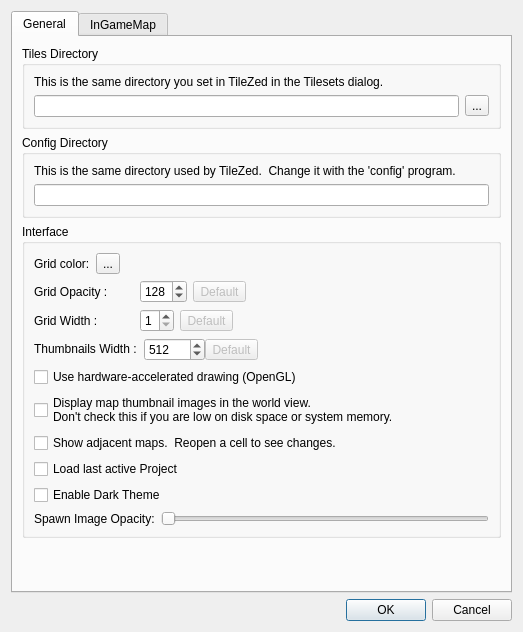
<?xml version="1.0" encoding="UTF-8"?>
<ui version="4.0">
 <class>PreferencesDialog</class>
 <widget class="QDialog" name="PreferencesDialog">
  <property name="geometry">
   <rect>
    <x>0</x>
    <y>0</y>
    <width>523</width>
    <height>632</height>
   </rect>
  </property>
  <property name="windowTitle">
   <string>Preferences</string>
  </property>
  <layout class="QGridLayout" name="gridLayout">
   <item row="1" column="0">
    <widget class="QDialogButtonBox" name="buttonBox">
     <property name="orientation">
      <enum>Qt::Horizontal</enum>
     </property>
     <property name="standardButtons">
      <set>QDialogButtonBox::Cancel|QDialogButtonBox::Ok</set>
     </property>
    </widget>
   </item>
   <item row="0" column="0">
    <widget class="QTabWidget" name="tabWidget">
     <property name="enabled">
      <bool>true</bool>
     </property>
     <property name="currentIndex">
      <number>0</number>
     </property>
     <widget class="QWidget" name="tabGeneral">
      <attribute name="title">
       <string>General</string>
      </attribute>
      <layout class="QGridLayout" name="gridLayout_2">
       <item row="2" column="0">
        <widget class="QGroupBox" name="groupBox_3">
         <property name="title">
          <string>Interface</string>
         </property>
         <layout class="QVBoxLayout" name="verticalLayout_5">
          <item>
           <widget class="QWidget" name="widget" native="true">
            <layout class="QHBoxLayout" name="horizontalLayout_2">
             <property name="leftMargin">
              <number>0</number>
             </property>
             <property name="topMargin">
              <number>0</number>
             </property>
             <property name="rightMargin">
              <number>0</number>
             </property>
             <property name="bottomMargin">
              <number>0</number>
             </property>
             <item>
              <widget class="QLabel" name="label">
               <property name="text">
                <string>Grid color:</string>
               </property>
              </widget>
             </item>
             <item>
              <widget class="Tiled::Internal::ColorButton" name="gridColor">
               <property name="text">
                <string>...</string>
               </property>
              </widget>
             </item>
             <item>
              <spacer name="horizontalSpacer_2">
               <property name="orientation">
                <enum>Qt::Horizontal</enum>
               </property>
               <property name="sizeHint" stdset="0">
                <size>
                 <width>40</width>
                 <height>20</height>
                </size>
               </property>
              </spacer>
             </item>
            </layout>
           </widget>
          </item>
          <item>
           <layout class="QHBoxLayout" name="horizontalLayout_12">
            <property name="topMargin">
             <number>0</number>
            </property>
            <item>
             <widget class="QLabel" name="label_12">
              <property name="text">
               <string>Grid Opacity :        </string>
              </property>
             </widget>
            </item>
            <item>
             <widget class="QSpinBox" name="gridOpacity">
              <property name="maximum">
               <number>255</number>
              </property>
              <property name="value">
               <number>128</number>
              </property>
             </widget>
            </item>
            <item>
             <widget class="QToolButton" name="btn_GridOpacityDefault">
              <property name="enabled">
               <bool>false</bool>
              </property>
              <property name="text">
               <string>Default</string>
              </property>
             </widget>
            </item>
            <item>
             <spacer name="horizontalSpacer_3">
              <property name="orientation">
               <enum>Qt::Horizontal</enum>
              </property>
              <property name="sizeHint" stdset="0">
               <size>
                <width>40</width>
                <height>20</height>
               </size>
              </property>
             </spacer>
            </item>
           </layout>
          </item>
          <item>
           <layout class="QHBoxLayout" name="horizontalLayout_13">
            <property name="topMargin">
             <number>0</number>
            </property>
            <item>
             <widget class="QLabel" name="label_13">
              <property name="text">
               <string>Grid Width :           </string>
              </property>
             </widget>
            </item>
            <item>
             <widget class="QSpinBox" name="gridWidth">
              <property name="sizePolicy">
               <sizepolicy hsizetype="Fixed" vsizetype="Fixed">
                <horstretch>0</horstretch>
                <verstretch>0</verstretch>
               </sizepolicy>
              </property>
              <property name="minimum">
               <number>1</number>
              </property>
              <property name="maximum">
               <number>6</number>
              </property>
             </widget>
            </item>
            <item>
             <widget class="QToolButton" name="btn_GridWidthDefault">
              <property name="enabled">
               <bool>false</bool>
              </property>
              <property name="text">
               <string>Default</string>
              </property>
             </widget>
            </item>
            <item>
             <spacer name="horizontalSpacer_4">
              <property name="orientation">
               <enum>Qt::Horizontal</enum>
              </property>
              <property name="sizeHint" stdset="0">
               <size>
                <width>40</width>
                <height>20</height>
               </size>
              </property>
             </spacer>
            </item>
           </layout>
          </item>
          <item>
           <layout class="QHBoxLayout" name="horizontalLayout_11">
            <property name="spacing">
             <number>0</number>
            </property>
            <property name="sizeConstraint">
             <enum>QLayout::SetDefaultConstraint</enum>
            </property>
            <property name="topMargin">
             <number>0</number>
            </property>
            <item>
             <widget class="QLabel" name="label_11">
              <property name="sizePolicy">
               <sizepolicy hsizetype="Fixed" vsizetype="Fixed">
                <horstretch>0</horstretch>
                <verstretch>0</verstretch>
               </sizepolicy>
              </property>
              <property name="text">
               <string>Thumbnails Width :  </string>
              </property>
             </widget>
            </item>
            <item>
             <widget class="QSpinBox" name="thumbWidth">
              <property name="sizePolicy">
               <sizepolicy hsizetype="Fixed" vsizetype="Fixed">
                <horstretch>0</horstretch>
                <verstretch>0</verstretch>
               </sizepolicy>
              </property>
              <property name="minimum">
               <number>64</number>
              </property>
              <property name="maximum">
               <number>16384</number>
              </property>
              <property name="singleStep">
               <number>64</number>
              </property>
              <property name="value">
               <number>512</number>
              </property>
             </widget>
            </item>
            <item>
             <widget class="QToolButton" name="btn_ThumbDefault">
              <property name="enabled">
               <bool>false</bool>
              </property>
              <property name="text">
               <string>Default</string>
              </property>
             </widget>
            </item>
            <item>
             <spacer name="horizontalSpacer">
              <property name="orientation">
               <enum>Qt::Horizontal</enum>
              </property>
              <property name="sizeHint" stdset="0">
               <size>
                <width>40</width>
                <height>20</height>
               </size>
              </property>
             </spacer>
            </item>
           </layout>
          </item>
          <item>
           <widget class="QCheckBox" name="openGL">
            <property name="text">
             <string>Use hardware-accelerated drawing (OpenGL)</string>
            </property>
           </widget>
          </item>
          <item>
           <widget class="QCheckBox" name="thumbnails">
            <property name="text">
             <string>Display map thumbnail images in the world view.
Don't check this if you are low on disk space or system memory.</string>
            </property>
           </widget>
          </item>
          <item>
           <widget class="QCheckBox" name="showAdjacent">
            <property name="text">
             <string>Show adjacent maps.  Reopen a cell to see changes.</string>
            </property>
           </widget>
          </item>
          <item>
           <widget class="QCheckBox" name="LoadLastActiv">
            <property name="text">
             <string>Load last active Project</string>
            </property>
           </widget>
          </item>
          <item>
           <widget class="QCheckBox" name="enableDarkTheme">
            <property name="text">
             <string>Enable Dark Theme</string>
            </property>
           </widget>
          </item>
          <item>
           <layout class="QHBoxLayout" name="horizontalLayout">
            <item>
             <widget class="QLabel" name="label_4">
              <property name="text">
               <string>Spawn Image Opacity:</string>
              </property>
             </widget>
            </item>
            <item>
             <widget class="QSlider" name="zombieSpawnImageOpacity">
              <property name="maximum">
               <number>100</number>
              </property>
              <property name="singleStep">
               <number>10</number>
              </property>
              <property name="orientation">
               <enum>Qt::Horizontal</enum>
              </property>
              <property name="tickInterval">
               <number>0</number>
              </property>
             </widget>
            </item>
           </layout>
          </item>
         </layout>
        </widget>
       </item>
       <item row="1" column="0">
        <widget class="QGroupBox" name="groupBox_4">
         <property name="title">
          <string>Config Directory</string>
         </property>
         <layout class="QVBoxLayout" name="verticalLayout_2">
          <item>
           <widget class="QLabel" name="label_3">
            <property name="text">
             <string>This is the same directory used by TileZed.  Change it with the 'config' program.</string>
            </property>
           </widget>
          </item>
          <item>
           <layout class="QHBoxLayout" name="horizontalLayout_4">
            <item>
             <widget class="QLineEdit" name="configDirectory">
              <property name="readOnly">
               <bool>true</bool>
              </property>
             </widget>
            </item>
           </layout>
          </item>
         </layout>
        </widget>
       </item>
       <item row="0" column="0">
        <widget class="QGroupBox" name="groupBox_2">
         <property name="title">
          <string>Tiles Directory</string>
         </property>
         <layout class="QVBoxLayout" name="verticalLayout">
          <item>
           <widget class="QLabel" name="label_2">
            <property name="text">
             <string>This is the same directory you set in TileZed in the Tilesets dialog.</string>
            </property>
           </widget>
          </item>
          <item>
           <layout class="QHBoxLayout" name="horizontalLayout_3">
            <item>
             <widget class="QLineEdit" name="tilesDirectory">
              <property name="readOnly">
               <bool>true</bool>
              </property>
             </widget>
            </item>
            <item>
             <widget class="QToolButton" name="browseTilesDirectory">
              <property name="text">
               <string>...</string>
              </property>
             </widget>
            </item>
           </layout>
          </item>
         </layout>
        </widget>
       </item>
       <item row="3" column="0">
        <spacer name="verticalSpacer">
         <property name="orientation">
          <enum>Qt::Vertical</enum>
         </property>
         <property name="sizeType">
          <enum>QSizePolicy::Expanding</enum>
         </property>
         <property name="sizeHint" stdset="0">
          <size>
           <width>20</width>
           <height>20</height>
          </size>
         </property>
        </spacer>
       </item>
      </layout>
     </widget>
     <widget class="QWidget" name="tab">
      <property name="enabled">
       <bool>true</bool>
      </property>
      <property name="cursor">
       <cursorShape>ArrowCursor</cursorShape>
      </property>
      <attribute name="title">
       <string>InGameMap</string>
      </attribute>
      <widget class="QWidget" name="verticalLayoutWidget">
       <property name="geometry">
        <rect>
         <x>10</x>
         <y>10</y>
         <width>481</width>
         <height>441</height>
        </rect>
       </property>
       <layout class="QVBoxLayout" name="verticalLayout_3">
        <item>
         <widget class="QGroupBox" name="groupBox">
          <property name="enabled">
           <bool>true</bool>
          </property>
          <property name="title">
           <string>Highway Primary/Secondary/Tertiary</string>
          </property>
          <widget class="QWidget" name="horizontalLayoutWidget">
           <property name="geometry">
            <rect>
             <x>10</x>
             <y>20</y>
             <width>461</width>
             <height>41</height>
            </rect>
           </property>
           <layout class="QHBoxLayout" name="horizontalLayout_5">
            <item>
             <widget class="QLabel" name="label_5">
              <property name="text">
               <string>Threshold :</string>
              </property>
             </widget>
            </item>
            <item>
             <widget class="QSlider" name="hsThresholdHP">
              <property name="enabled">
               <bool>true</bool>
              </property>
              <property name="sizePolicy">
               <sizepolicy hsizetype="Preferred" vsizetype="Fixed">
                <horstretch>7</horstretch>
                <verstretch>0</verstretch>
               </sizepolicy>
              </property>
              <property name="minimum">
               <number>1</number>
              </property>
              <property name="maximum">
               <number>4000</number>
              </property>
              <property name="value">
               <number>10</number>
              </property>
              <property name="orientation">
               <enum>Qt::Horizontal</enum>
              </property>
              <property name="tickPosition">
               <enum>QSlider::TicksBelow</enum>
              </property>
              <property name="tickInterval">
               <number>100</number>
              </property>
             </widget>
            </item>
            <item>
             <widget class="QLabel" name="lblThresholdHP">
              <property name="sizePolicy">
               <sizepolicy hsizetype="Preferred" vsizetype="Preferred">
                <horstretch>1</horstretch>
                <verstretch>0</verstretch>
               </sizepolicy>
              </property>
              <property name="text">
               <string>...</string>
              </property>
             </widget>
            </item>
           </layout>
          </widget>
          <widget class="QWidget" name="horizontalLayoutWidget_2">
           <property name="geometry">
            <rect>
             <x>10</x>
             <y>60</y>
             <width>461</width>
             <height>41</height>
            </rect>
           </property>
           <layout class="QHBoxLayout" name="horizontalLayout_6">
            <item>
             <widget class="QLabel" name="label_6">
              <property name="text">
               <string>Size          :</string>
              </property>
             </widget>
            </item>
            <item>
             <widget class="QSlider" name="hsSizeHP">
              <property name="sizePolicy">
               <sizepolicy hsizetype="Preferred" vsizetype="Fixed">
                <horstretch>7</horstretch>
                <verstretch>0</verstretch>
               </sizepolicy>
              </property>
              <property name="minimum">
               <number>1</number>
              </property>
              <property name="maximum">
               <number>100</number>
              </property>
              <property name="value">
               <number>2</number>
              </property>
              <property name="sliderPosition">
               <number>2</number>
              </property>
              <property name="orientation">
               <enum>Qt::Horizontal</enum>
              </property>
              <property name="tickPosition">
               <enum>QSlider::TicksBelow</enum>
              </property>
              <property name="tickInterval">
               <number>2</number>
              </property>
             </widget>
            </item>
            <item>
             <widget class="QLabel" name="lblSizeHP">
              <property name="sizePolicy">
               <sizepolicy hsizetype="Preferred" vsizetype="Preferred">
                <horstretch>1</horstretch>
                <verstretch>0</verstretch>
               </sizepolicy>
              </property>
              <property name="text">
               <string>...</string>
              </property>
             </widget>
            </item>
           </layout>
          </widget>
         </widget>
        </item>
        <item>
         <widget class="QGroupBox" name="groupBox_5">
          <property name="title">
           <string>Highway Trail</string>
          </property>
          <widget class="QWidget" name="horizontalLayoutWidget_3">
           <property name="geometry">
            <rect>
             <x>10</x>
             <y>20</y>
             <width>461</width>
             <height>41</height>
            </rect>
           </property>
           <layout class="QHBoxLayout" name="horizontalLayout_7">
            <item>
             <widget class="QLabel" name="label_7">
              <property name="text">
               <string>Threshold :</string>
              </property>
             </widget>
            </item>
            <item>
             <widget class="QSlider" name="hsThresholdHT">
              <property name="enabled">
               <bool>true</bool>
              </property>
              <property name="sizePolicy">
               <sizepolicy hsizetype="Preferred" vsizetype="Fixed">
                <horstretch>7</horstretch>
                <verstretch>0</verstretch>
               </sizepolicy>
              </property>
              <property name="minimum">
               <number>1</number>
              </property>
              <property name="maximum">
               <number>4000</number>
              </property>
              <property name="value">
               <number>100</number>
              </property>
              <property name="orientation">
               <enum>Qt::Horizontal</enum>
              </property>
              <property name="tickPosition">
               <enum>QSlider::TicksBelow</enum>
              </property>
              <property name="tickInterval">
               <number>100</number>
              </property>
             </widget>
            </item>
            <item>
             <widget class="QLabel" name="lblThresholdHT">
              <property name="sizePolicy">
               <sizepolicy hsizetype="Preferred" vsizetype="Preferred">
                <horstretch>1</horstretch>
                <verstretch>0</verstretch>
               </sizepolicy>
              </property>
              <property name="text">
               <string>...</string>
              </property>
             </widget>
            </item>
           </layout>
          </widget>
          <widget class="QWidget" name="horizontalLayoutWidget_4">
           <property name="geometry">
            <rect>
             <x>10</x>
             <y>60</y>
             <width>461</width>
             <height>41</height>
            </rect>
           </property>
           <layout class="QHBoxLayout" name="horizontalLayout_8">
            <item>
             <widget class="QLabel" name="label_8">
              <property name="text">
               <string>Size          :</string>
              </property>
             </widget>
            </item>
            <item>
             <widget class="QSlider" name="hsSizeHT">
              <property name="sizePolicy">
               <sizepolicy hsizetype="Preferred" vsizetype="Fixed">
                <horstretch>7</horstretch>
                <verstretch>0</verstretch>
               </sizepolicy>
              </property>
              <property name="minimum">
               <number>1</number>
              </property>
              <property name="maximum">
               <number>100</number>
              </property>
              <property name="value">
               <number>40</number>
              </property>
              <property name="orientation">
               <enum>Qt::Horizontal</enum>
              </property>
              <property name="tickPosition">
               <enum>QSlider::TicksBelow</enum>
              </property>
              <property name="tickInterval">
               <number>2</number>
              </property>
             </widget>
            </item>
            <item>
             <widget class="QLabel" name="lblSizeHT">
              <property name="sizePolicy">
               <sizepolicy hsizetype="Preferred" vsizetype="Preferred">
                <horstretch>1</horstretch>
                <verstretch>0</verstretch>
               </sizepolicy>
              </property>
              <property name="text">
               <string>...</string>
              </property>
             </widget>
            </item>
           </layout>
          </widget>
         </widget>
        </item>
        <item>
         <widget class="QGroupBox" name="groupBox_6">
          <property name="title">
           <string>Railway</string>
          </property>
          <widget class="QWidget" name="horizontalLayoutWidget_5">
           <property name="geometry">
            <rect>
             <x>10</x>
             <y>20</y>
             <width>461</width>
             <height>41</height>
            </rect>
           </property>
           <layout class="QHBoxLayout" name="horizontalLayout_9">
            <item>
             <widget class="QLabel" name="label_9">
              <property name="text">
               <string>Threshold :</string>
              </property>
             </widget>
            </item>
            <item>
             <widget class="QSlider" name="hsThresholdR">
              <property name="enabled">
               <bool>true</bool>
              </property>
              <property name="sizePolicy">
               <sizepolicy hsizetype="Preferred" vsizetype="Fixed">
                <horstretch>7</horstretch>
                <verstretch>0</verstretch>
               </sizepolicy>
              </property>
              <property name="minimum">
               <number>1</number>
              </property>
              <property name="maximum">
               <number>4000</number>
              </property>
              <property name="value">
               <number>10</number>
              </property>
              <property name="orientation">
               <enum>Qt::Horizontal</enum>
              </property>
              <property name="tickPosition">
               <enum>QSlider::TicksBelow</enum>
              </property>
              <property name="tickInterval">
               <number>100</number>
              </property>
             </widget>
            </item>
            <item>
             <widget class="QLabel" name="lblThresholdR">
              <property name="sizePolicy">
               <sizepolicy hsizetype="Preferred" vsizetype="Preferred">
                <horstretch>1</horstretch>
                <verstretch>0</verstretch>
               </sizepolicy>
              </property>
              <property name="text">
               <string>...</string>
              </property>
             </widget>
            </item>
           </layout>
          </widget>
          <widget class="QWidget" name="horizontalLayoutWidget_6">
           <property name="geometry">
            <rect>
             <x>10</x>
             <y>60</y>
             <width>461</width>
             <height>41</height>
            </rect>
           </property>
           <layout class="QHBoxLayout" name="horizontalLayout_10">
            <item>
             <widget class="QLabel" name="label_10">
              <property name="text">
               <string>Size          :</string>
              </property>
             </widget>
            </item>
            <item>
             <widget class="QSlider" name="hsSizeR">
              <property name="enabled">
               <bool>true</bool>
              </property>
              <property name="sizePolicy">
               <sizepolicy hsizetype="Preferred" vsizetype="Fixed">
                <horstretch>7</horstretch>
                <verstretch>0</verstretch>
               </sizepolicy>
              </property>
              <property name="minimum">
               <number>1</number>
              </property>
              <property name="maximum">
               <number>100</number>
              </property>
              <property name="value">
               <number>4</number>
              </property>
              <property name="tracking">
               <bool>false</bool>
              </property>
              <property name="orientation">
               <enum>Qt::Horizontal</enum>
              </property>
              <property name="tickPosition">
               <enum>QSlider::TicksBelow</enum>
              </property>
              <property name="tickInterval">
               <number>2</number>
              </property>
             </widget>
            </item>
            <item>
             <widget class="QLabel" name="lblSizeR">
              <property name="sizePolicy">
               <sizepolicy hsizetype="Preferred" vsizetype="Preferred">
                <horstretch>1</horstretch>
                <verstretch>0</verstretch>
               </sizepolicy>
              </property>
              <property name="text">
               <string>...</string>
              </property>
             </widget>
            </item>
           </layout>
          </widget>
         </widget>
        </item>
       </layout>
      </widget>
     </widget>
    </widget>
   </item>
  </layout>
 </widget>
 <customwidgets>
  <customwidget>
   <class>Tiled::Internal::ColorButton</class>
   <extends>QToolButton</extends>
   <header location="global">colorbutton.h</header>
  </customwidget>
 </customwidgets>
 <tabstops>
  <tabstop>tabWidget</tabstop>
  <tabstop>buttonBox</tabstop>
 </tabstops>
 <resources/>
 <connections>
  <connection>
   <sender>buttonBox</sender>
   <signal>accepted()</signal>
   <receiver>PreferencesDialog</receiver>
   <slot>accept()</slot>
   <hints>
    <hint type="sourcelabel">
     <x>248</x>
     <y>254</y>
    </hint>
    <hint type="destinationlabel">
     <x>157</x>
     <y>274</y>
    </hint>
   </hints>
  </connection>
  <connection>
   <sender>buttonBox</sender>
   <signal>rejected()</signal>
   <receiver>PreferencesDialog</receiver>
   <slot>reject()</slot>
   <hints>
    <hint type="sourcelabel">
     <x>316</x>
     <y>260</y>
    </hint>
    <hint type="destinationlabel">
     <x>286</x>
     <y>274</y>
    </hint>
   </hints>
  </connection>
 </connections>
</ui>
